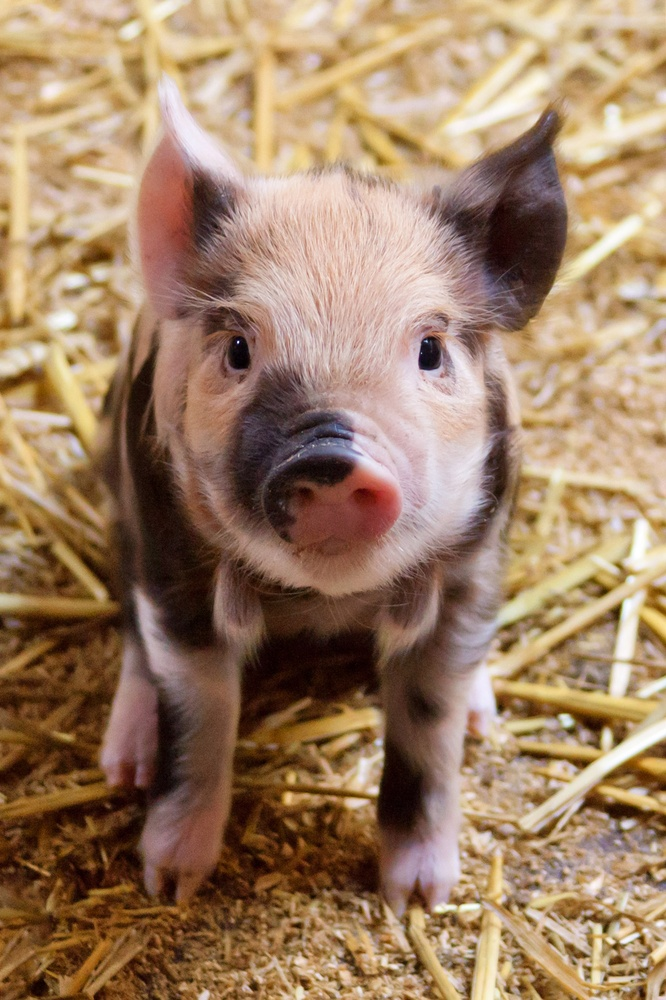
#> input picture assets/images/cute-piglet.jpg, 666 x 1000 px, shrunk from 1279 x 1920 before the run
$ python negative.py
#> lines starting #> are read from the running program, lines starting #| are printed output that depends on the picture
### main.py
import matplotlib.pyplot as plt
import numpy as np
from PIL import Image

img_path = 'assets/images/cute-piglet.jpg'
img = np.asarray(Image.open(img_path).convert('L'), dtype='int64')
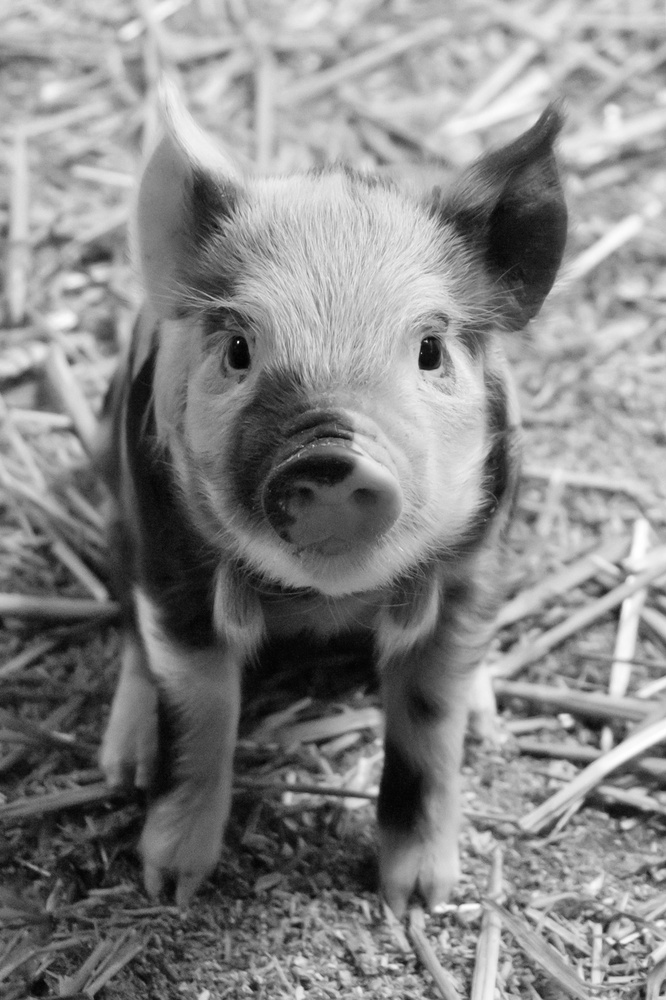
#> img: shape (1000, 666) int64; min 1, max 255, mean 134.1


def print_image(image):
    print(image)
#> (printed output is left out)
    img_plot = plt.imshow(image, cmap='gray')


# [2 lines that do not run on import are left out]

### linear.py
import matplotlib.pyplot as plt
import numpy as np
from main import img, print_image


def linear_transformation(image, alpha, beta):
#> called with alpha = -1, beta = 255
    for x, y in np.ndindex(image.shape):
        z = alpha * image[x, y] + beta
        if z < 0:
            z = 0
        if z > 255:
            z = 255
        image[x, y] = z
#> this loop made 666000 passes
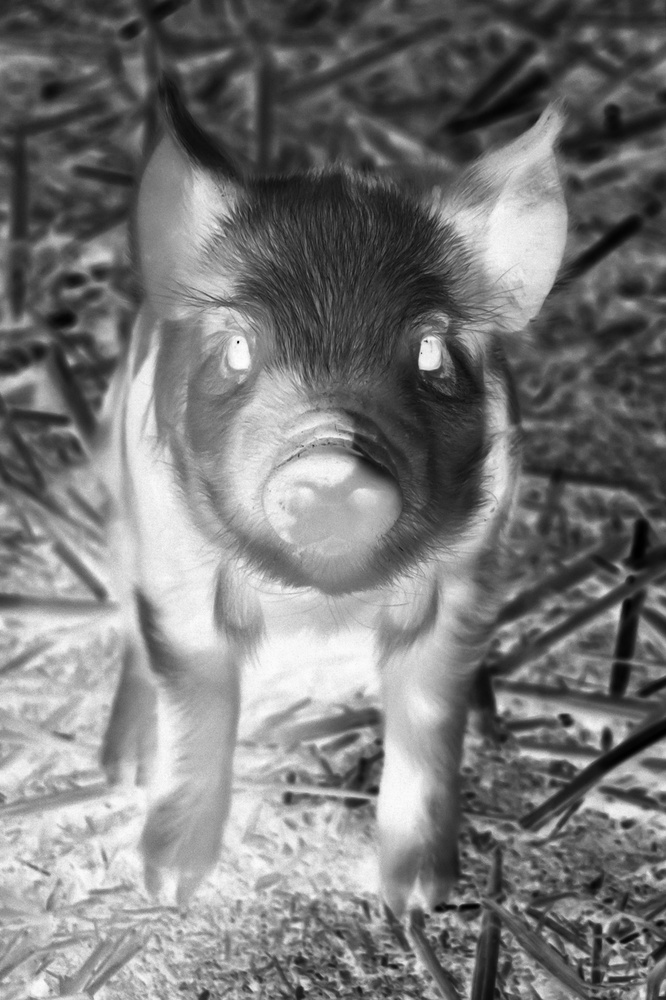
#> image: shape (1000, 666) int64; min 0, max 254, mean 120.9
    return image


# [12 lines that do not run on import are left out]

### negative.py
import matplotlib.pyplot as plt
import numpy as np
from main import img, print_image
from linear import linear_transformation

print_image(img)
plt.show()
img_cp = np.copy(img)

img_cp = linear_transformation(img_cp, -1, 255)
print_image(img_cp)
#> (printed output is left out)
plt.show()
